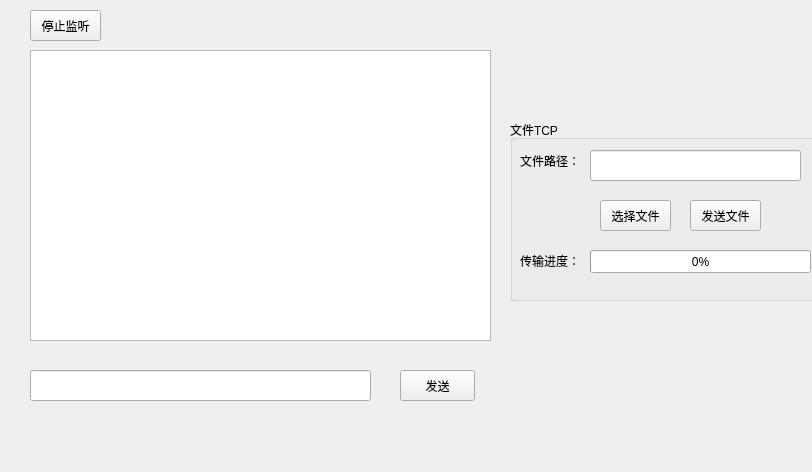
<?xml version="1.0" encoding="UTF-8"?>
<ui version="4.0">
 <class>QtServer</class>
 <widget class="QWidget" name="QtServer">
  <property name="geometry">
   <rect>
    <x>0</x>
    <y>0</y>
    <width>812</width>
    <height>472</height>
   </rect>
  </property>
  <property name="windowTitle">
   <string>QtServer</string>
  </property>
  <widget class="QPushButton" name="pushButton_close">
   <property name="geometry">
    <rect>
     <x>30</x>
     <y>10</y>
     <width>71</width>
     <height>31</height>
    </rect>
   </property>
   <property name="text">
    <string>停止监听</string>
   </property>
  </widget>
  <widget class="QPushButton" name="pushButton_send">
   <property name="geometry">
    <rect>
     <x>400</x>
     <y>370</y>
     <width>75</width>
     <height>31</height>
    </rect>
   </property>
   <property name="text">
    <string>发送</string>
   </property>
  </widget>
  <widget class="QTextEdit" name="textEdit_info">
   <property name="geometry">
    <rect>
     <x>30</x>
     <y>50</y>
     <width>461</width>
     <height>291</height>
    </rect>
   </property>
  </widget>
  <widget class="QLineEdit" name="lineEdit_info">
   <property name="geometry">
    <rect>
     <x>30</x>
     <y>370</y>
     <width>341</width>
     <height>31</height>
    </rect>
   </property>
  </widget>
  <widget class="QGroupBox" name="groupBox">
   <property name="geometry">
    <rect>
     <x>510</x>
     <y>120</y>
     <width>311</width>
     <height>181</height>
    </rect>
   </property>
   <property name="title">
    <string>文件TCP</string>
   </property>
   <widget class="QLabel" name="label_filename_2">
    <property name="geometry">
     <rect>
      <x>10</x>
      <y>130</y>
      <width>71</width>
      <height>21</height>
     </rect>
    </property>
    <property name="text">
     <string>传输进度：</string>
    </property>
   </widget>
   <widget class="QPushButton" name="pushButton_openFile">
    <property name="geometry">
     <rect>
      <x>90</x>
      <y>80</y>
      <width>71</width>
      <height>31</height>
     </rect>
    </property>
    <property name="text">
     <string>选择文件</string>
    </property>
   </widget>
   <widget class="QLabel" name="label_filename">
    <property name="geometry">
     <rect>
      <x>10</x>
      <y>30</y>
      <width>61</width>
      <height>21</height>
     </rect>
    </property>
    <property name="text">
     <string>文件路径：</string>
    </property>
   </widget>
   <widget class="QLineEdit" name="lineEdit_filepath">
    <property name="geometry">
     <rect>
      <x>80</x>
      <y>30</y>
      <width>211</width>
      <height>31</height>
     </rect>
    </property>
   </widget>
   <widget class="QProgressBar" name="progressBar_file">
    <property name="geometry">
     <rect>
      <x>80</x>
      <y>130</y>
      <width>221</width>
      <height>23</height>
     </rect>
    </property>
    <property name="value">
     <number>0</number>
    </property>
   </widget>
   <widget class="QPushButton" name="pushButton_sendFile">
    <property name="geometry">
     <rect>
      <x>180</x>
      <y>80</y>
      <width>71</width>
      <height>31</height>
     </rect>
    </property>
    <property name="text">
     <string>发送文件</string>
    </property>
   </widget>
  </widget>
 </widget>
 <layoutdefault spacing="6" margin="11"/>
 <resources/>
 <connections/>
</ui>
